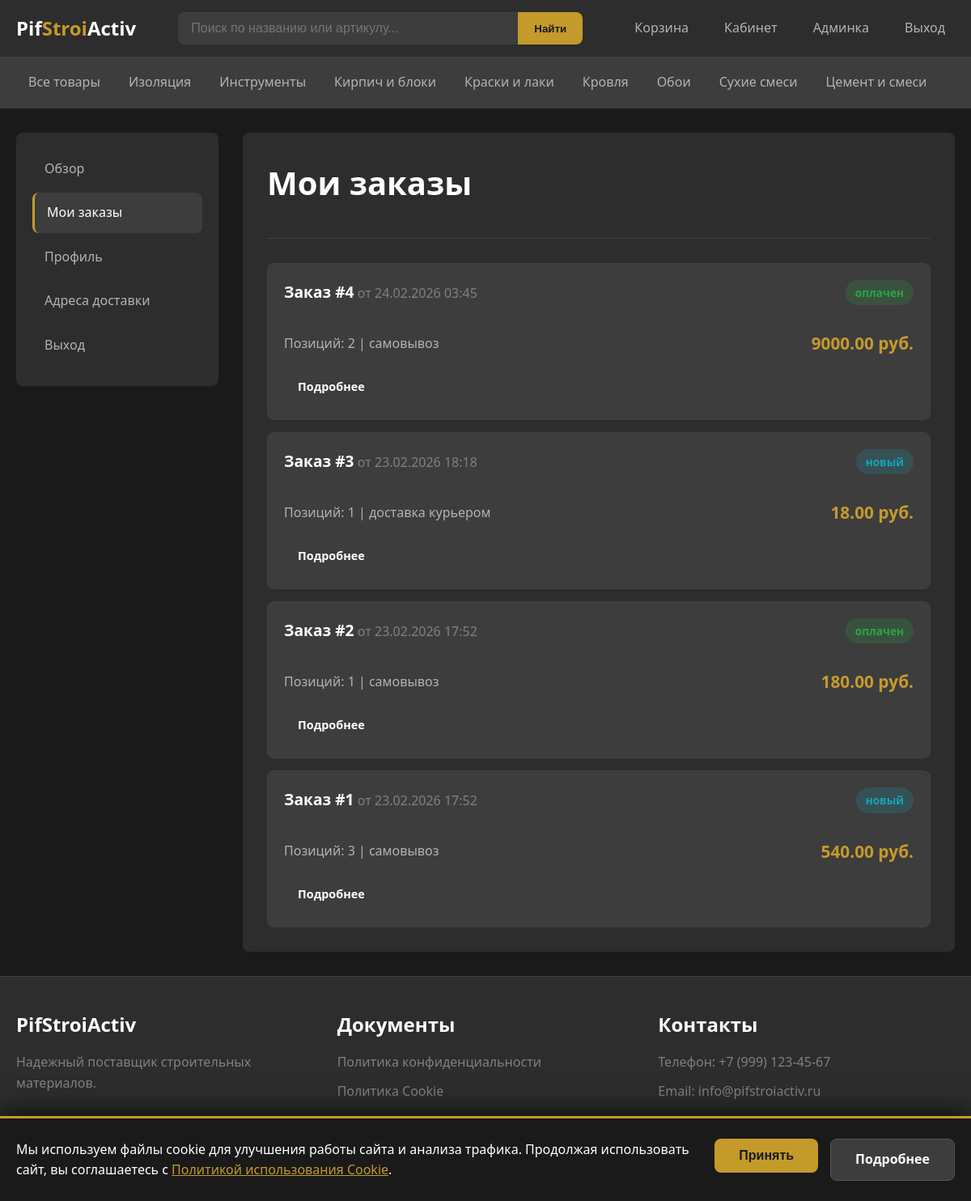
The page /cabinet/orders (signed in) on the database its author committed.
### models.py (models this page shows, shortened)
class Category(db.Model):
    __tablename__ = 'categories'
    id = db.Column(db.Integer, primary_key=True)
    name = db.Column(db.String(100), unique=True, nullable=False, index=True)
    description = db.Column(db.Text)
    products = db.relationship('Product', backref='category', lazy='dynamic')

class Order(db.Model):
    __tablename__ = 'orders'
    id = db.Column(db.Integer, primary_key=True)
    user_id = db.Column(db.Integer, db.ForeignKey('users.id'), nullable=False)
    order_date = db.Column(db.DateTime, default=datetime.utcnow, index=True)
    status = db.Column(db.String(50), default='новый')
    total_amount = db.Column(db.Float, nullable=False)
    delivery_address = db.Column(db.String(500))
    delivery_type = db.Column(db.String(50))  # самовывоз или доставка курьером
    payment_type = db.Column(db.String(50), default='наличные при получении')
    comment = db.Column(db.Text)
    phone = db.Column(db.String(20))
    email = db.Column(db.String(120))
    items = db.relationship('OrderItem', backref='order', lazy='dynamic', cascade='all, delete-orphan')
    STATUSES = [
        ('новый', 'Новый'),
        ('в обработке', 'В обработке'),
        ('оплачен', 'Оплачен'),
        ('отправлен', 'Отправлен'),
        ('выполнен', 'Выполнен'),
        ('отменен', 'Отменен')
    ]
    def get_status_class(self):
        status_classes = {
            'новый': 'status-new',
            'в обработке': 'status-processing',
            'оплачен': 'status-paid',
            'отправлен': 'status-shipped',
            'выполнен': 'status-completed',
            'отменен': 'status-cancelled'
        }
        return status_classes.get(self.status, 'status-new')
    def get_items_count(self):
        return sum(item.quantity for item in self.items)

class OrderItem(db.Model):
    __tablename__ = 'order_items'
    id = db.Column(db.Integer, primary_key=True)
    order_id = db.Column(db.Integer, db.ForeignKey('orders.id'), nullable=False)
    product_id = db.Column(db.Integer, db.ForeignKey('products.id'), nullable=False)
    quantity = db.Column(db.Integer, nullable=False)
    price_at_time = db.Column(db.Float, nullable=False)  # Цена на момент заказа
    product = db.relationship('Product', backref='order_items')

### app.py (the view)
@app.route('/cabinet/orders')
@login_required
def cabinet_orders():
    page = request.args.get('page', 1, type=int)
    orders = Order.query.filter_by(user_id=current_user.id) \
        .order_by(Order.order_date.desc()) \
        .paginate(page=page, per_page=app.config['ORDERS_PER_PAGE'], error_out=False)
    return render_template('cabinet/orders.html', orders=orders)

### app.py (called while the page is built)
@login_manager.user_loader
def load_user(user_id):
    return User.query.get(int(user_id))

def get_cart():
    if 'cart' not in session:
        session['cart'] = {}
    return session['cart']

def get_cart_count():
    cart = get_cart()
    return sum(cart.values())

@app.context_processor
def inject_globals():
    categories = Category.query.order_by(Category.name).all()
    cart_count = get_cart_count()
    return dict(
        categories=categories,
        cart_count=cart_count,
        current_year=datetime.now().year
    )

### templates/cabinet/orders.html (shortened to what this page needs)
{% extends "base.html" %}
{% block content %}
<div class="cabinet-layout">
    <aside class="cabinet-sidebar">
        <ul class="cabinet-menu">
            <li><a href="{{ url_for('cabinet') }}">Обзор</a></li>
            <li><a href="{{ url_for('cabinet_orders') }}" class="active">Мои заказы</a></li>
            <li><a href="{{ url_for('cabinet_profile') }}">Профиль</a></li>
            <li><a href="{{ url_for('cabinet_addresses') }}">Адреса доставки</a></li>
            <li><a href="{{ url_for('logout') }}">Выход</a></li>
        </ul>
    </aside>
    <div class="cabinet-content">
        <div class="cabinet-header">
            <h1>Мои заказы</h1>
        </div>
        {% if orders.items %}
        <div class="orders-list">
            {% for order in orders.items %}
            <div class="order-card">
                <div class="order-card-header">
                    <div>
                        <span class="order-number">Заказ #{{ order.id }}</span>
                        <span class="order-date">от {{ order.order_date.strftime('%d.%m.%Y %H:%M') }}</span>
                    </div>
                    <span class="order-status {{ order.get_status_class() }}">{{ order.status }}</span>
                </div>
                <div class="order-card-body">
                    <div class="order-info">
                        Позиций: {{ order.get_items_count() }} | {{ order.delivery_type }}
                    </div>
                    <div class="order-total">{{ "%.2f"|format(order.total_amount) }} руб.</div>
                </div>
                <div style="margin-top: 15px;">
                    <a href="{{ url_for('cabinet_order_detail', order_id=order.id) }}" class="btn btn-secondary btn-sm">Подробнее</a>
                </div>
            </div>
            {% endfor %}
        </div>
        {% else %}
        <p>У вас пока нет заказов. <a href="{{ url_for('catalog') }}">Перейти в каталог</a></p>
        {% endif %}
    </div>
</div>
{% endblock %}

### templates/base.html (shortened to what this page needs)
<!DOCTYPE html>
<html lang="ru">
<head>
    <link rel="stylesheet" href="{{ url_for('static', filename='css/style.css') }}">
</head>
<body>
    <header class="header">
        <div class="container">
            <div class="header-content">
                <a href="{{ url_for('index') }}" class="logo">
                    <span class="logo-text">Pif<span>Stroi</span>Activ</span>
                </a>
                <div class="header-search">
                    <form action="{{ url_for('catalog') }}" method="GET" class="search-form">
                        <input type="text" name="query" placeholder="Поиск по названию или артикулу..."
                               value="{{ request.args.get('query', '') }}">
                        <button type="submit">Найти</button>
                    </form>
                </div>
                <nav class="header-nav">
                    <a href="{{ url_for('cart') }}" class="cart-link">
                        Корзина
                    </a>
                    {% if current_user.is_authenticated %}
                        <a href="{{ url_for('cabinet') }}">Кабинет</a>
                        {% if current_user.is_admin %}
                        <a href="{{ url_for('admin_dashboard') }}">Админка</a>
                        {% endif %}
                        <a href="{{ url_for('logout') }}">Выход</a>
                    {% else %}
                        <a href="{{ url_for('login') }}">Вход</a>
                        <a href="{{ url_for('register') }}">Регистрация</a>
                    {% endif %}
                </nav>
            </div>
        </div>
    </header>
    <nav class="nav-categories">
        <div class="container">
            <div class="nav-categories-content">
                <a href="{{ url_for('catalog') }}"
                   class="{% if request.endpoint == 'catalog' and not request.args.get('category_id') %}active{% endif %}">
                    Все товары
                </a>
                {% for cat in categories %}
                <a href="{{ url_for('catalog', category_id=cat.id) }}"
                   class="{% if request.args.get('category_id', 0)|int == cat.id %}active{% endif %}">
                    {{ cat.name }}
                </a>
                {% endfor %}
            </div>
        </div>
    </nav>
    <main class="main-content">
        <div class="container">
            {% block content %}{% endblock %}
        </div>
    </main>
    <footer class="footer">
        <div class="container">
            <div class="footer-content">
                <div class="footer-section">
                    <h4>PifStroiActiv</h4>
                    <p>Надежный поставщик строительных материалов.</p>
                </div>
                <div class="footer-section">
                    <h4>Документы</h4>
                    <ul>
                        <li><a href="{{ url_for('static', filename='docs/polz.pdf') }}" target="_blank">Политика конфиденциальности</a></li>
                        <li><a href="{{ url_for('static', filename='docs/cookie.pdf') }}" target="_blank">Политика Cookie</a></li>
                    </ul>
                </div>
                <div class="footer-section">
                    <h4>Контакты</h4>
                    <p>Телефон: +7 (999) 123-45-67</p>
                    <p>Email: info@pifstroiactiv.ru</p>
                </div>
            </div>
            <div class="footer-bottom">
                <p>{{ current_year }} PifStroiActiv. Все права защищены.</p>
            </div>
        </div>
    </footer>
    {% set show_cookie_banner = not session.get('cookies_accepted', False) %}
    {% if show_cookie_banner %}
    <div class="cookie-banner">
        <div class="cookie-banner-content">
            <div class="cookie-banner-text">
                Мы используем файлы cookie для улучшения работы сайта и анализа трафика.
                Продолжая использовать сайт, вы соглашаетесь с
                <a href="{{ url_for('static', filename='docs/cookie.pdf') }}" target="_blank">Политикой использования Cookie</a>.
            </div>
            <div class="cookie-banner-actions">
                <form action="{{ url_for('accept_cookies') }}" method="POST" style="display: inline;">
                    <button type="submit" class="cookie-btn cookie-btn-accept">Принять</button>
                </form>
                <a href="{{ url_for('static', filename='docs/cookie.pdf') }}" target="_blank" class="cookie-btn cookie-btn-more">Подробнее</a>
            </div>
        </div>
    </div>
    {% endif %}
</body>
</html>

### templates/base.html (style rules this page uses)
.cookie-banner { position: fixed; bottom: 0; left: 0; right: 0; background-color: #1a1a1a; border-top: 3px solid #c49a2b; padding: 25px 20px; z-index: 999999; box-shadow: 0 -5px 30px rgba(0, 0, 0, 0.7); }
.cookie-banner-content { max-width: 1200px; margin: 0 auto; display: flex; align-items: center; justify-content: space-between; gap: 30px; flex-wrap: wrap; }
.cookie-banner-text { flex: 1; min-width: 300px; color: #ffffff; font-size: 1rem; line-height: 1.6; }
.cookie-banner-text a { color: #c49a2b; text-decoration: underline; }
.cookie-banner-actions { display: flex; gap: 15px; flex-shrink: 0; }
.cookie-banner-actions form { margin: 0; }
.cookie-btn { padding: 12px 30px; font-size: 1rem; font-weight: 600; border: none; border-radius: 8px; cursor: pointer; text-decoration: none; display: inline-block; }
.cookie-btn-accept { background-color: #c49a2b; color: #1a1a1a; }
.cookie-btn-more { background-color: #3d3d3d; color: #ffffff; border: 1px solid #555; }

### rows shown on the page
Category: name "Изоляция"
Category: name "Инструменты"
Category: name "Кирпич и блоки"
Category: name "Краски и лаки"
Category: name "Кровля"
Category: name "Обои"
Category: name "Сухие смеси"
Category: name "Цемент и смеси"
Order: id "4", order_date "24.02.2026 03:45", status "оплачен", get_items_count "2", delivery_type "самовывоз", total_amount "9000.00"
Order: id "3", order_date "23.02.2026 18:18", status "новый", get_items_count "1", delivery_type "доставка курьером", total_amount "18.00"
Order: id "2", order_date "23.02.2026 17:52", status "оплачен", get_items_count "1", delivery_type "самовывоз", total_amount "180.00"
Order: id "1", order_date "23.02.2026 17:52", status "новый", get_items_count "3", delivery_type "самовывоз", total_amount "540.00"
